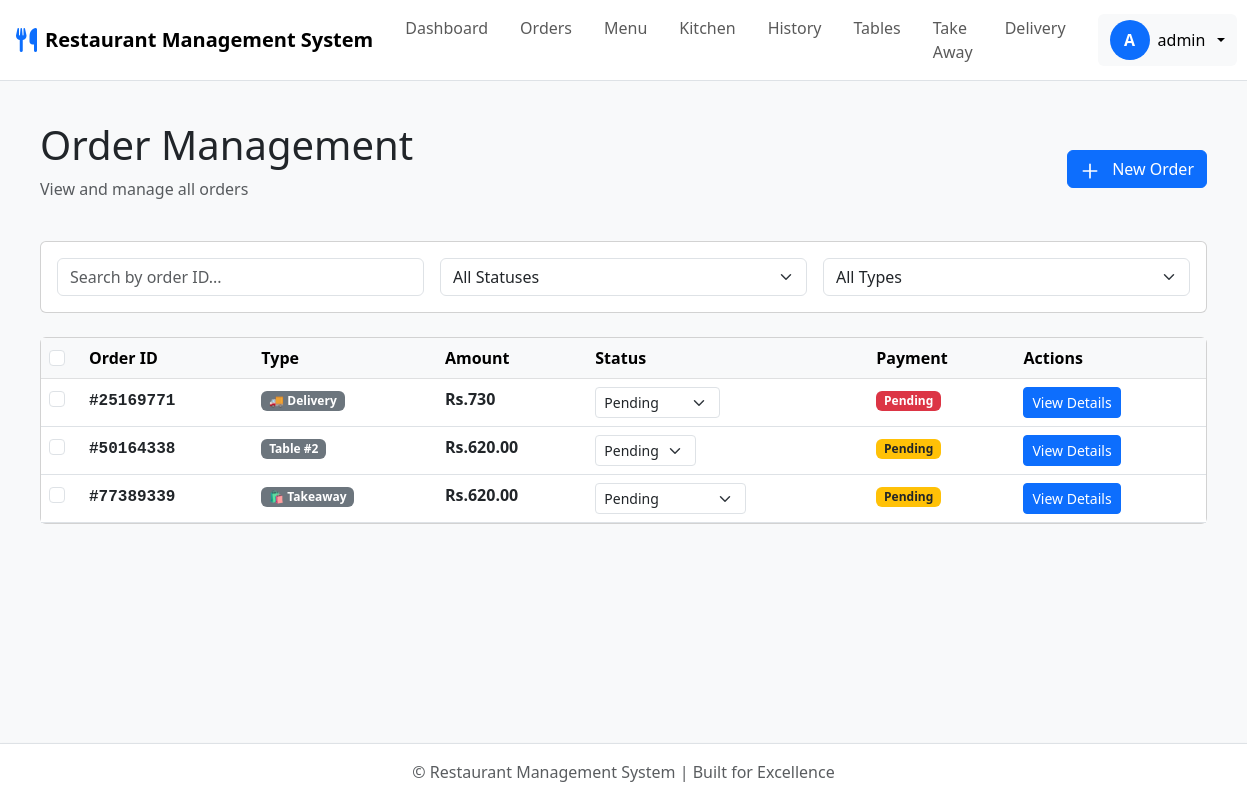
Page /orders/ (signed in) on the earlier database version.
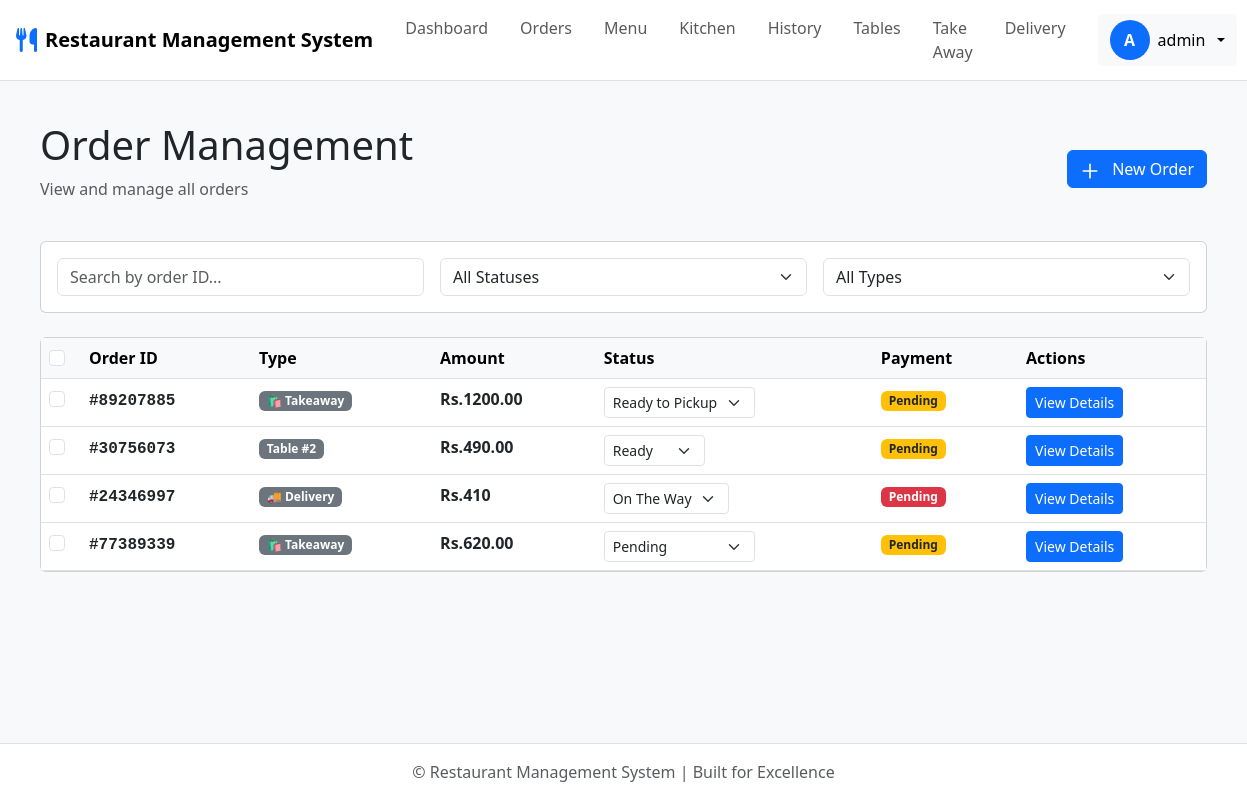
Same page on the later database version.
### restaurant/models.py (models this page shows, shortened)
class Order(models.Model):
    ORDER_STATUS_CHOICES = [
        ('pending', 'Pending'),
        ('preparing', 'Cooking'),
        ('ready', 'Ready'),
        ('on_the_way', 'On The Way'),
        ('ready_to_pickup', 'Ready to Pickup'),
        ('served', 'Served'),
        ('completed', 'Completed'),
        ('cancelled', 'Cancelled'),
    ]
    ORDER_TYPE_CHOICES = [
        ('table', 'Table'),
        ('takeaway', 'Takeaway'),
        ('delivery', 'Delivery'),
    ]
    delivery_charge = models.DecimalField(
        max_digits=10,
        decimal_places=2,
        default=0,
        help_text="Delivery charge for delivery orders"
    )
    order_id = models.CharField(max_length=8, default=generate_order_id, editable=False, unique=True)
    customer_name = models.CharField(max_length=255)
    customer_phone = models.CharField(max_length=15, blank=True, null=True)
    delivery_address = models.TextField(blank=True, null=True)
    delivery_landmark = models.CharField(max_length=255, blank=True, null=True)
    delivery_building = models.CharField(max_length=255, blank=True, null=True)
    delivery_unit = models.CharField(max_length=100, blank=True, null=True)
    order_type = models.CharField(max_length=10, choices=ORDER_TYPE_CHOICES)
    status = models.CharField(max_length=20, choices=ORDER_STATUS_CHOICES, default='pending')
    total_amount = models.DecimalField(max_digits=10, decimal_places=2, default=0)
    payment_status = models.CharField(max_length=10, default='unpaid')
    special_notes = models.TextField(blank=True, null=True)
    table = models.ForeignKey('Table', on_delete=models.SET_NULL, null=True, blank=True)
    completed_by = models.ForeignKey(settings.AUTH_USER_MODEL, on_delete=models.SET_NULL, null=True, blank=True, related_name='completed_orders')
    created_by = models.ForeignKey(settings.AUTH_USER_MODEL, on_delete=models.SET_NULL, null=True, blank=True, related_name='created_orders')
    created_at = models.DateTimeField(auto_now_add=True)
    updated_at = models.DateTimeField(auto_now=True)

class Table(models.Model):
    number = models.PositiveIntegerField(unique=True)
    capacity = models.PositiveIntegerField(default=4)  # Provide a default value
    is_occupied = models.BooleanField(default=False)

### restaurant/views.py (the view)
# urls.py: path('orders/', views.OrderListView.as_view(), name='order_list'),
class OrderListView(ModuleAccessMixin, ListView):
    module_required = 'orders'
    model = Order
    template_name = 'restaurant/order_list.html'
    context_object_name = 'orders'
    ordering = ['-created_at']
    def get_queryset(self):
        from django.db.models import Q
        return Order.objects.exclude(
            Q(status='completed', payment_status='paid') | Q(status='cancelled')
        ).order_by('-created_at')

### accounts/mixins.py (called while the page is built, shortened)
    def dispatch(self, request, *args, **kwargs):
        if not request.user.is_authenticated:
            return redirect('login')
        if request.user.is_superuser:
            return super().dispatch(request, *args, **kwargs)

### accounts/models.py (called while the page is built)
    def has_module_access(self, module_name):
        return self.permissions.filter(module=module_name, is_allowed=True).exists()

    def has_all_permissions(self):
        total_modules = StaffPermission.MODULE_CHOICES.__len__()
        allowed_count = self.permissions.filter(is_allowed=True).count()
        return allowed_count == total_modules

### restaurant/context_processors.py (called while the page is built)
def add_valid_table_id(request):
    valid_table_id = Table.objects.first().id if Table.objects.exists() else None
    return {'valid_table_id': valid_table_id}

### restaurant/templatetags/custom_filters.py (called while the page is built)
@register.filter
def sum_payments(payments):
    return payments.aggregate(Sum('amount'))['amount__sum'] or 0

### restaurant/templates/restaurant/order_list.html (shortened to what the changed rows need)
{% extends 'restaurant/base.html' %}
{% load custom_filters %}
{% block content %}
<div class="container-fluid p-3 p-md-4">
    <div class="d-flex flex-column flex-md-row justify-content-between align-items-start align-items-md-center gap-3 mb-4">
        <div>
            <h1 class="display-6 mb-2">Order Management</h1>
        </div>
    </div>
    <div class="card">
        <div class="table-responsive">
            <table id="ordersTable" class="table table-hover mb-0">
                <thead class="table-light">
                    <tr>
                        <th style="width: 40px;">
                            <input type="checkbox" id="selectAll" class="form-check-input" onchange="toggleSelectAll(this)">
                        </th>
                        <th>Order ID</th>
                        <th>Type</th>
                        <th>Amount</th>
                        <th>Status</th>
                        <th>Payment</th>
                        <th>Actions</th>
                    </tr>
                </thead>
                <tbody id="ordersBody">
                    {% for order in orders %}
                    {% with total_payments=order.payments.all|sum_payments %}
                    {% with required_amount=order.total_amount|add:order.delivery_charge|add:0 %}
                    <tr data-order-id="{{ order.id }}" data-order-number="{{ order.order_id }}" data-has-payment="{% if total_payments > 0 %}true{% else %}false{% endif %}">
                        <td>
                            <input type="checkbox" class="form-check-input order-checkbox" value="{{ order.id }}" onchange="updateBulkActionButton()">
                        </td>
                        <td>
                            <span class="font-monospace fw-bold">#{{ order.order_id }}</span>
                        </td>
                        <td>
                            <span class="badge bg-secondary">
                                {% if order.table %}
                                    Table #{{ order.table.number }}
                                {% elif order.order_type == 'takeaway' %}
                                    🛍️ Takeaway
                                {% elif order.order_type == 'delivery' %}
                                    🚚 Delivery
                                {% endif %}
                            </span>
                        </td>
                        <td>
                            <span class="fw-bold">
                                {% if order.order_type == 'delivery' %}
                                    Rs.{{ order.total_amount|add:order.delivery_charge }}
                                {% else %}
                                    Rs.{{ order.total_amount }}
                                {% endif %}
                            </span>
                        </td>
                        <td>
                            <form method="post" action="{% url 'restaurant:update_order_status' pk=order.id %}" class="d-inline">
                                <select name="status" onchange="this.form.submit()" class="form-select form-select-sm" style="display: inline-block; width: auto;">
                                    {% if order.order_type == 'delivery' %}
                                        <option value="pending" {% if order.status == 'pending' %}selected{% endif %}>Pending</option>
                                        <option value="on_the_way" {% if order.status == 'on_the_way' %}selected{% endif %}>On The Way</option>
                                    {% elif order.order_type == 'takeaway' %}
                                        <option value="pending" {% if order.status == 'pending' %}selected{% endif %}>Pending</option>
                                        <option value="ready_to_pickup" {% if order.status == 'ready_to_pickup' %}selected{% endif %}>Ready to Pickup</option>
                                    {% else %}
                                        <option value="pending" {% if order.status == 'pending' %}selected{% endif %}>Pending</option>
                                        <option value="ready" {% if order.status == 'ready' %}selected{% endif %}>Ready</option>
                                    {% endif %}
                                </select>
                            </form>
                        </td>
                        <td>
                            {% if order.order_type == 'delivery' %}
                                {% if total_payments >= order.total_amount|add:order.delivery_charge %}
                                    <span class="badge bg-success">✓ Settled</span>
                                {% else %}
                                    <span class="badge bg-danger">Pending</span>
                                {% endif %}
                            {% else %}
                                {% if total_payments >= order.total_amount %}
                                    <span class="badge bg-success">✓ Settled</span>
                                {% else %}
                                    <span class="badge bg-warning text-dark">Pending</span>
                                {% endif %}
                            {% endif %}
                        </td>
                        <td>
                            <a href="{% url 'restaurant:order_details' order_id=order.order_id %}"
                               class="btn btn-primary btn-sm">View Details</a>
                        </td>
                    </tr>
                    {% endwith %}
                    {% endwith %}
                    {% endfor %}
            </table>
        </div>
    </div>
</div>
{% endblock %}

Differences in the rows shown:
removed Order: order_id "25169771", shows "🚚 Delivery", total_amount|add "730", status "Pending"
removed Order: order_id "50164338", table.number "2", total_amount "620.00", status "Pending"
added Order: order_id "89207885", shows "🛍️ Takeaway", total_amount "1200.00", status "Ready to Pickup", shows "Pending"
added Order: order_id "30756073", table.number "2", total_amount "490.00", status "Ready", shows "Pending"
added Order: order_id "24346997", shows "🚚 Delivery", total_amount|add "410", status "On The Way", shows "Pending"
